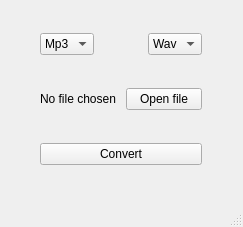
<?xml version="1.0" encoding="UTF-8"?>
<ui version="4.0">
 <class>MainWindow</class>
 <widget class="QMainWindow" name="MainWindow">
  <property name="geometry">
   <rect>
    <x>0</x>
    <y>0</y>
    <width>243</width>
    <height>227</height>
   </rect>
  </property>
  <property name="cursor">
   <cursorShape>ArrowCursor</cursorShape>
  </property>
  <property name="windowTitle">
   <string>Audio converter</string>
  </property>
  <widget class="QWidget" name="centralwidget">
   <widget class="QWidget" name="">
    <property name="geometry">
     <rect>
      <x>40</x>
      <y>10</y>
      <width>162</width>
      <height>181</height>
     </rect>
    </property>
    <property name="maximumSize">
     <size>
      <width>162</width>
      <height>16777215</height>
     </size>
    </property>
    <layout class="QVBoxLayout" name="verticalLayout">
     <property name="spacing">
      <number>10</number>
     </property>
     <property name="sizeConstraint">
      <enum>QLayout::SetDefaultConstraint</enum>
     </property>
     <item>
      <layout class="QHBoxLayout" name="horizontalLayout">
       <item>
        <widget class="QComboBox" name="select1">
         <property name="editable">
          <bool>false</bool>
         </property>
         <property name="currentText">
          <string>Mp3</string>
         </property>
         <property name="currentIndex">
          <number>0</number>
         </property>
         <property name="maxVisibleItems">
          <number>3</number>
         </property>
         <property name="insertPolicy">
          <enum>QComboBox::InsertAtBottom</enum>
         </property>
         <item>
          <property name="text">
           <string>Mp3</string>
          </property>
         </item>
         <item>
          <property name="text">
           <string>Wav</string>
          </property>
         </item>
         <item>
          <property name="text">
           <string>Ogg</string>
          </property>
         </item>
        </widget>
       </item>
       <item>
        <widget class="QLabel" name="image_label">
         <property name="maximumSize">
          <size>
           <width>50</width>
           <height>16777215</height>
          </size>
         </property>
         <property name="text">
          <string/>
         </property>
         <property name="pixmap">
          <pixmap>../../Downloads/images-removebg-preview (2).png</pixmap>
         </property>
        </widget>
       </item>
       <item>
        <widget class="QComboBox" name="select2">
         <item>
          <property name="text">
           <string>Wav</string>
          </property>
         </item>
         <item>
          <property name="text">
           <string>Mp3</string>
          </property>
         </item>
         <item>
          <property name="text">
           <string>Ogg</string>
          </property>
         </item>
        </widget>
       </item>
      </layout>
     </item>
     <item>
      <layout class="QHBoxLayout" name="horizontalLayout_2">
       <item alignment="Qt::AlignLeft|Qt::AlignVCenter">
        <widget class="QLabel" name="file_label">
         <property name="enabled">
          <bool>true</bool>
         </property>
         <property name="sizePolicy">
          <sizepolicy hsizetype="Preferred" vsizetype="Preferred">
           <horstretch>0</horstretch>
           <verstretch>0</verstretch>
          </sizepolicy>
         </property>
         <property name="text">
          <string>No file chosen</string>
         </property>
         <property name="textFormat">
          <enum>Qt::RichText</enum>
         </property>
         <property name="scaledContents">
          <bool>false</bool>
         </property>
         <property name="wordWrap">
          <bool>false</bool>
         </property>
         <property name="margin">
          <number>0</number>
         </property>
         <property name="openExternalLinks">
          <bool>false</bool>
         </property>
        </widget>
       </item>
       <item>
        <widget class="QPushButton" name="open_file_button">
         <property name="maximumSize">
          <size>
           <width>160</width>
           <height>16777215</height>
          </size>
         </property>
         <property name="text">
          <string>Open file</string>
         </property>
        </widget>
       </item>
      </layout>
     </item>
     <item>
      <widget class="QPushButton" name="convert_button">
       <property name="text">
        <string>Convert</string>
       </property>
      </widget>
     </item>
    </layout>
   </widget>
  </widget>
  <widget class="QStatusBar" name="statusbar"/>
 </widget>
 <resources>
  <include location="images.qrc"/>
 </resources>
 <connections/>
</ui>
